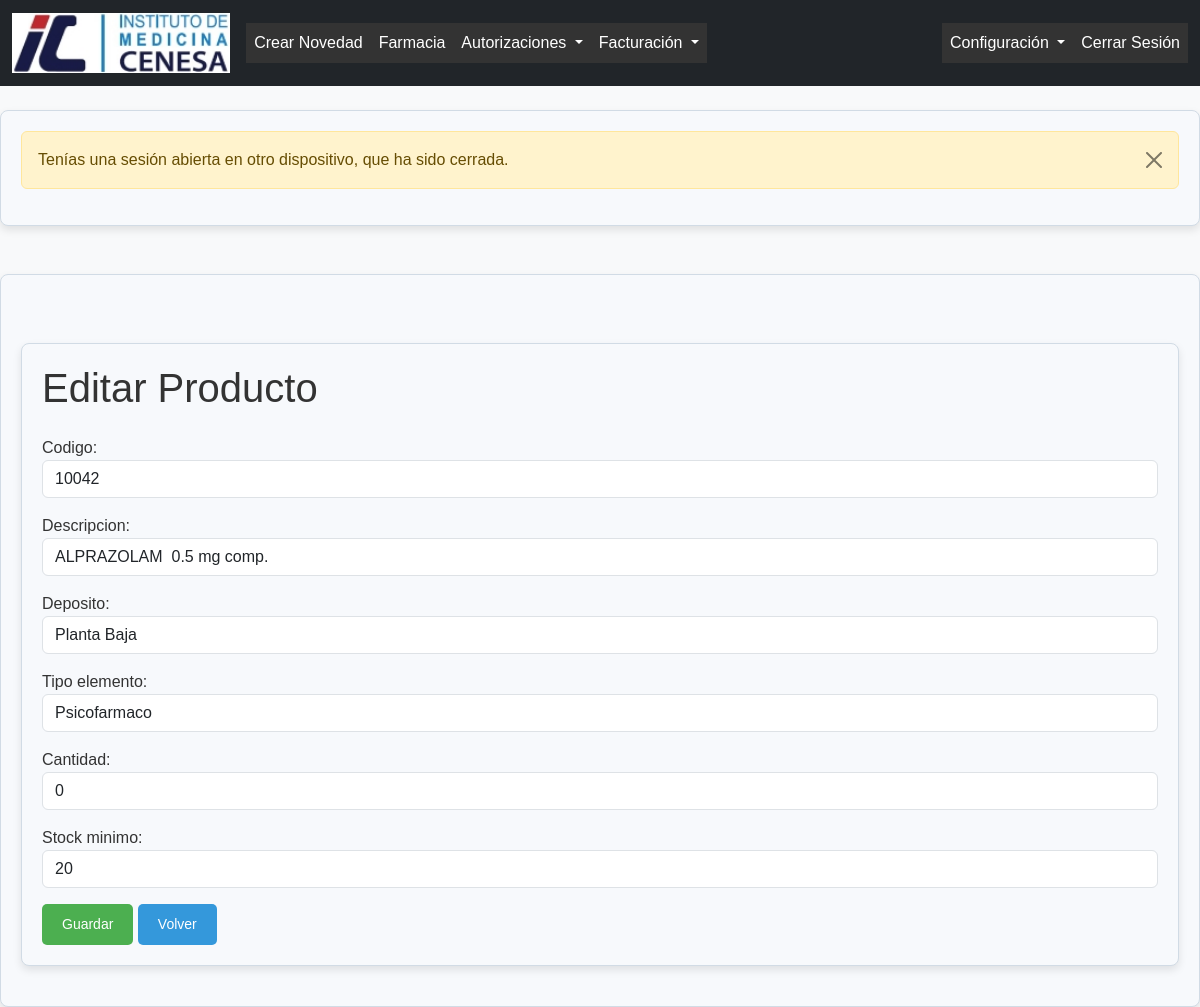
Page /editar-producto/10042/ (signed in) on the earlier database version.
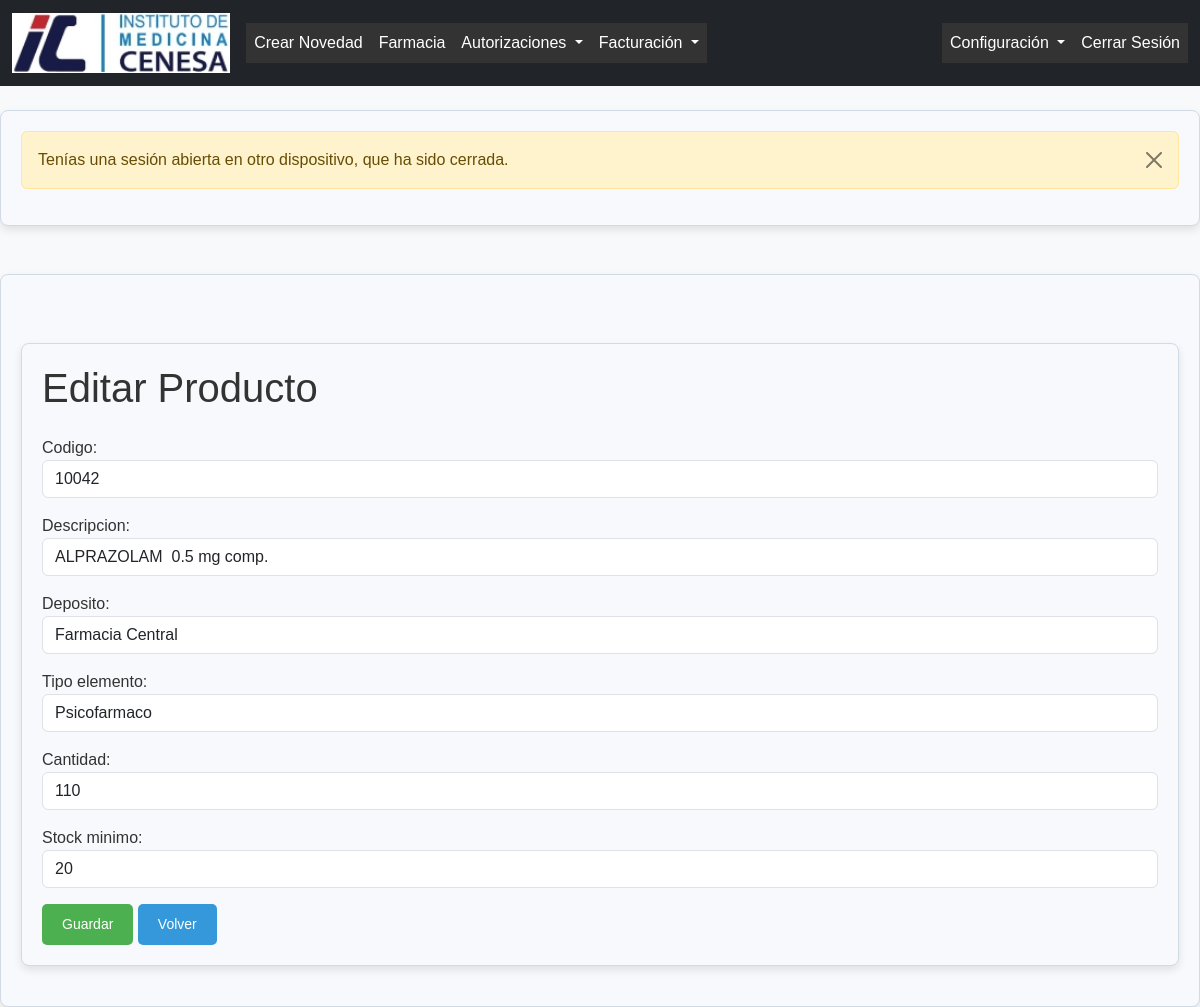
Same page on the later database version.
### formularios/models.py (models this page shows, shortened)
class Stock(models.Model):
    codigo = models.CharField(max_length=100, unique=True)
    descripcion = models.CharField(max_length=255)
    deposito = models.CharField(max_length=255)
    tipo_elemento = models.CharField(max_length=255)
    cantidad = models.DecimalField(max_digits=10, decimal_places=0)
    stock_minimo = models.IntegerField(default=0)

### formularios/views.py (the view)
# urls.py: path('editar-producto/<str:codigo>/', views.editar_producto, name='editar_producto'),
@tipo_usuario_requerido('admin', 'Farmacia')
@login_required
def editar_producto(request, codigo):
    producto = get_object_or_404(Stock, codigo=codigo)
    if request.method == 'POST':
        form = StockForm(request.POST, instance=producto)
        if form.is_valid():
            form.save()
            return redirect('listar_stock')
    else:
        form = StockForm(instance=producto)
    return render(request, 'farmacia/editar_producto.html', {'form': form})

### formularios/forms.py
class StockForm(forms.ModelForm):
    class Meta:
        model = Stock
        fields = ['codigo', 'descripcion', 'deposito', 'tipo_elemento', 'cantidad', 'stock_minimo']
        widgets = {
            'codigo': forms.TextInput(attrs={'class': 'form-control'}),
            'descripcion': forms.TextInput(attrs={'class': 'form-control'}),
            'deposito': forms.TextInput(attrs={'class': 'form-control'}),
            'tipo_elemento': forms.TextInput(attrs={'class': 'form-control'}),
            'cantidad': forms.NumberInput(attrs={'class': 'form-control'}),
            'stock_minimo': forms.NumberInput(attrs={'class': 'form-control'}),
        }

### formularios/context_processors.py (called while the page is built)
def agregar_tipo_usuario(request):
    if request.user.is_authenticated:
        perfil = PerfilUsuario.objects.filter(usuario=request.user).first()
        return {'tipo_usuario': perfil.tipo_usuario.nombre if perfil else None}
    return {}

### formularios/templates/farmacia/editar_producto.html (shortened to what this page needs)
{% extends 'base.html' %}
{% load static %}
{% block content %}
<div class="container mt-5">
    <h1 class="mb-4">Editar Producto</h1>
    <form method="post">
        <div class="mb-3">
            {{ form.as_p }}
        </div>
        <button type="submit" class="btn btn-primary">Guardar</button>
        <a href="{% url 'listar_stock' %}" class="btn btn-secondary">Volver</a>
    </form>
</div>
{% endblock %}

Differences in the rows shown:
removed Stock: codigo "10042", descripcion "ALPRAZOLAM 0.5 mg comp.", deposito "Planta Baja", tipo_elemento "Psicofarmaco", cantidad "0", stock_minimo "20"
added Stock: codigo "10042", descripcion "ALPRAZOLAM 0.5 mg comp.", deposito "Farmacia Central", tipo_elemento "Psicofarmaco", cantidad "110", stock_minimo "20"
